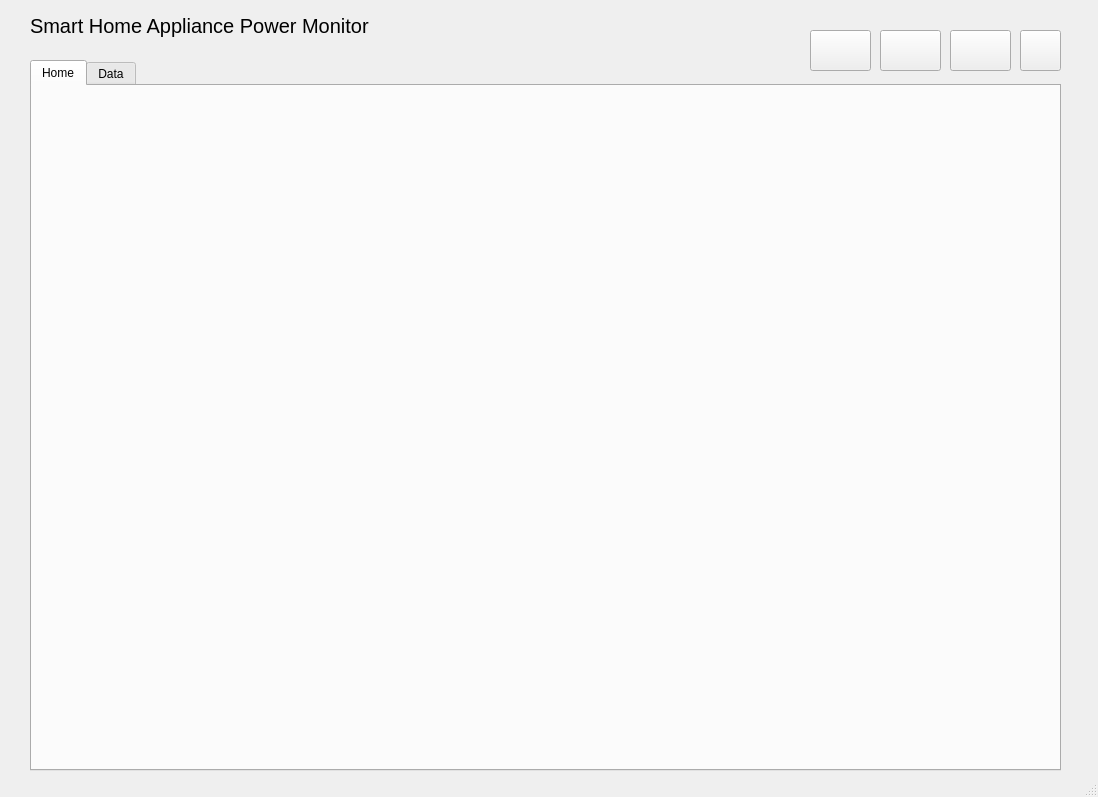
<?xml version="1.0" encoding="UTF-8"?>
<ui version="4.0">
 <class>MainWindow</class>
 <widget class="QMainWindow" name="MainWindow">
  <property name="geometry">
   <rect>
    <x>0</x>
    <y>0</y>
    <width>1098</width>
    <height>797</height>
   </rect>
  </property>
  <property name="windowTitle">
   <string>Smart Home Appliance Power Monitor</string>
  </property>
  <widget class="QWidget" name="centralwidget">
   <widget class="QLabel" name="MainTitleLabel">
    <property name="geometry">
     <rect>
      <x>30</x>
      <y>10</y>
      <width>341</width>
      <height>31</height>
     </rect>
    </property>
    <property name="font">
     <font>
      <pointsize>15</pointsize>
     </font>
    </property>
    <property name="text">
     <string>Smart Home Appliance Power Monitor</string>
    </property>
   </widget>
   <widget class="QTabWidget" name="CentralTabWidget">
    <property name="geometry">
     <rect>
      <x>30</x>
      <y>60</y>
      <width>1031</width>
      <height>711</height>
     </rect>
    </property>
    <property name="currentIndex">
     <number>0</number>
    </property>
    <widget class="QWidget" name="HomeTab">
     <attribute name="title">
      <string>Home</string>
     </attribute>
     <widget class="QWidget" name="HomeGraph" native="true">
      <property name="geometry">
       <rect>
        <x>20</x>
        <y>40</y>
        <width>971</width>
        <height>611</height>
       </rect>
      </property>
     </widget>
    </widget>
    <widget class="QWidget" name="DataTab">
     <attribute name="title">
      <string>Data</string>
     </attribute>
     <widget class="QTableWidget" name="PowerDataTable">
      <property name="geometry">
       <rect>
        <x>30</x>
        <y>30</y>
        <width>451</width>
        <height>631</height>
       </rect>
      </property>
     </widget>
    </widget>
   </widget>
   <widget class="QPushButton" name="SettingsButton">
    <property name="geometry">
     <rect>
      <x>950</x>
      <y>30</y>
      <width>61</width>
      <height>41</height>
     </rect>
    </property>
    <property name="text">
     <string/>
    </property>
    <property name="iconSize">
     <size>
      <width>34</width>
      <height>34</height>
     </size>
    </property>
   </widget>
   <widget class="QPushButton" name="HelpButton">
    <property name="geometry">
     <rect>
      <x>880</x>
      <y>30</y>
      <width>61</width>
      <height>41</height>
     </rect>
    </property>
    <property name="text">
     <string/>
    </property>
    <property name="iconSize">
     <size>
      <width>34</width>
      <height>34</height>
     </size>
    </property>
   </widget>
   <widget class="QPushButton" name="ProfilesButton">
    <property name="geometry">
     <rect>
      <x>810</x>
      <y>30</y>
      <width>61</width>
      <height>41</height>
     </rect>
    </property>
    <property name="text">
     <string/>
    </property>
    <property name="iconSize">
     <size>
      <width>34</width>
      <height>34</height>
     </size>
    </property>
   </widget>
   <widget class="QPushButton" name="NotificationsButton">
    <property name="geometry">
     <rect>
      <x>1020</x>
      <y>30</y>
      <width>41</width>
      <height>41</height>
     </rect>
    </property>
    <property name="text">
     <string/>
    </property>
    <property name="iconSize">
     <size>
      <width>34</width>
      <height>34</height>
     </size>
    </property>
   </widget>
  </widget>
  <widget class="QStatusBar" name="statusbar"/>
 </widget>
 <resources/>
 <connections/>
</ui>
